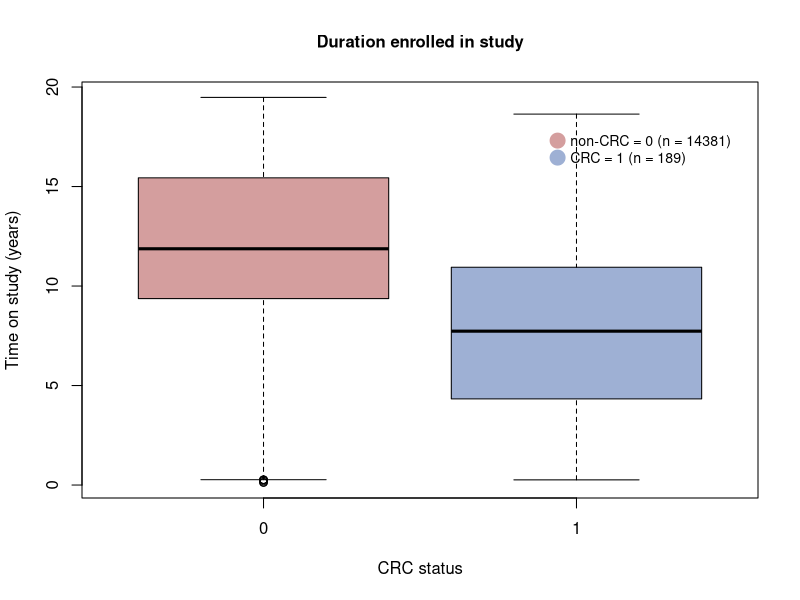

The R source for this figure: (Note: this script raises an error after producing the figure.)
library(dplyr)
library(randomForest)
library(caret)
library(ggplot2)

data = read.csv("datasets/KMCC DM CRC.csv")
var_ind = c(2,5,6,8,9,10,11,12,13,14,15,16)
for(i in 1:length(var_ind)){
  data[,var_ind[i]] = as.factor(data[,var_ind[i]])
}

# create copy of data and replace certain col values w/ NA
new_data = data
miss_var_ind = c(11,12,14,15,16)
# if certain column values = 6 or 9, then replace the value with an NA
new_data[, miss_var_ind][new_data[,miss_var_ind] == 6 | new_data[,miss_var_ind] == 9] = NA
# time on study
new_data$time_on_study = data$FU_AGE - data$E_AGE
clean_data = na.omit(new_data)

# summary stats
not_new = new_data%>% filter(CRC == 0)
crc_new = new_data%>% filter(CRC == 1)
par(cex.main=1)
boxplot(time_on_study~CRC,data=new_data,
        main="Duration enrolled in study",
        col = c(rgb(0.83, 0.62, 0.62), rgb(0.62, 0.69, 0.83)),
        xlab="CRC status", ylab="Time on study (years)")
# Add a legend
legend("topright", legend = c("non-CRC = 0 (n = 14381)","CRC = 1 (n = 189)") , 
       col = c(rgb(0.83, 0.62, 0.62), rgb(0.62, 0.69, 0.83)), 
       bty = "n", pch=20 , pt.cex = 3, cex = 0.85, 
       horiz = FALSE, inset = c(0.03, 0.1))

# random forest play time

# 1. set seed
set.seed(692)

# 2. partition data for training and testing
train_index = createDataPartition(data$CRC, p = .8, list = FALSE) %>% 
  as.vector(.)
train_data = (data[train_index,])[,-1]
test_data = (data[-train_index,])[,-1]

rf = randomForest(CRC ~ ., data = train_data, proximity = T)
